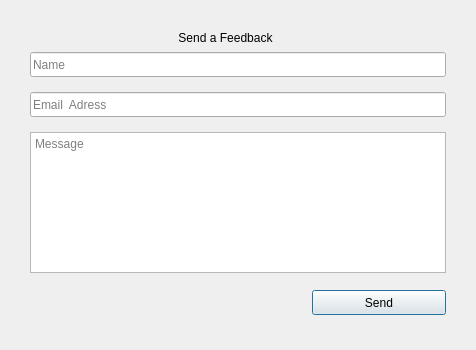
<?xml version="1.0" encoding="UTF-8"?>
<ui version="4.0">
 <class>Feedback</class>
 <widget class="QDialog" name="Feedback">
  <property name="geometry">
   <rect>
    <x>0</x>
    <y>0</y>
    <width>476</width>
    <height>350</height>
   </rect>
  </property>
  <property name="windowTitle">
   <string>Dialog</string>
  </property>
  <widget class="QLabel" name="lblTitle">
   <property name="geometry">
    <rect>
     <x>70</x>
     <y>30</y>
     <width>311</width>
     <height>16</height>
    </rect>
   </property>
   <property name="accessibleName">
    <string>dialog-title</string>
   </property>
   <property name="text">
    <string>Send a Feedback</string>
   </property>
   <property name="alignment">
    <set>Qt::AlignCenter</set>
   </property>
  </widget>
  <widget class="QLineEdit" name="txtName">
   <property name="geometry">
    <rect>
     <x>30</x>
     <y>52</y>
     <width>416</width>
     <height>25</height>
    </rect>
   </property>
   <property name="placeholderText">
    <string>Name</string>
   </property>
  </widget>
  <widget class="QLineEdit" name="txtEmail">
   <property name="geometry">
    <rect>
     <x>30</x>
     <y>92</y>
     <width>416</width>
     <height>25</height>
    </rect>
   </property>
   <property name="placeholderText">
    <string>Email  Adress</string>
   </property>
  </widget>
  <widget class="QPlainTextEdit" name="plainTextEdit">
   <property name="geometry">
    <rect>
     <x>30</x>
     <y>132</y>
     <width>416</width>
     <height>141</height>
    </rect>
   </property>
   <property name="placeholderText">
    <string>Message</string>
   </property>
  </widget>
  <widget class="QPushButton" name="btnSend">
   <property name="geometry">
    <rect>
     <x>312</x>
     <y>290</y>
     <width>134</width>
     <height>25</height>
    </rect>
   </property>
   <property name="cursor">
    <cursorShape>PointingHandCursor</cursorShape>
   </property>
   <property name="accessibleName">
    <string>primary</string>
   </property>
   <property name="text">
    <string>Send</string>
   </property>
   <property name="default">
    <bool>true</bool>
   </property>
  </widget>
  <widget class="QLabel" name="lblErrorMsg">
   <property name="geometry">
    <rect>
     <x>30</x>
     <y>290</y>
     <width>267</width>
     <height>25</height>
    </rect>
   </property>
   <property name="text">
    <string/>
   </property>
  </widget>
 </widget>
 <resources/>
 <connections/>
</ui>
